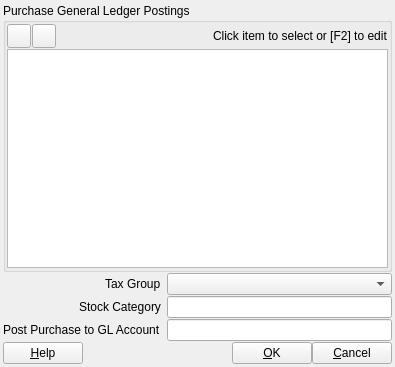
<?xml version="1.0" encoding="UTF-8"?>
<ui version="4.0">
 <class>ACC_PurchaseGlPostingDialog</class>
 <widget class="QDialog" name="ACC_PurchaseGlPostingDialog">
  <property name="geometry">
   <rect>
    <x>0</x>
    <y>0</y>
    <width>395</width>
    <height>367</height>
   </rect>
  </property>
  <property name="windowTitle">
   <string>Dialog</string>
  </property>
  <layout class="QGridLayout" name="gridLayout_2">
   <property name="leftMargin">
    <number>3</number>
   </property>
   <property name="topMargin">
    <number>3</number>
   </property>
   <property name="rightMargin">
    <number>3</number>
   </property>
   <property name="bottomMargin">
    <number>3</number>
   </property>
   <property name="horizontalSpacing">
    <number>3</number>
   </property>
   <property name="verticalSpacing">
    <number>1</number>
   </property>
   <item row="0" column="0">
    <widget class="QGroupBox" name="groupBox">
     <property name="sizePolicy">
      <sizepolicy hsizetype="Expanding" vsizetype="Expanding">
       <horstretch>0</horstretch>
       <verstretch>0</verstretch>
      </sizepolicy>
     </property>
     <property name="title">
      <string>Purchase General Ledger Postings</string>
     </property>
     <layout class="QGridLayout" name="gridLayout">
      <property name="leftMargin">
       <number>1</number>
      </property>
      <property name="topMargin">
       <number>1</number>
      </property>
      <property name="rightMargin">
       <number>1</number>
      </property>
      <property name="bottomMargin">
       <number>1</number>
      </property>
      <property name="spacing">
       <number>1</number>
      </property>
      <item row="0" column="0">
       <layout class="QHBoxLayout" name="horizontalLayout_2">
        <property name="spacing">
         <number>1</number>
        </property>
        <item>
         <widget class="QToolButton" name="pbAdd">
          <property name="minimumSize">
           <size>
            <width>24</width>
            <height>24</height>
           </size>
          </property>
          <property name="maximumSize">
           <size>
            <width>24</width>
            <height>24</height>
           </size>
          </property>
          <property name="toolTip">
           <string>Add posting</string>
          </property>
          <property name="text">
           <string/>
          </property>
          <property name="icon">
           <iconset resource="../../../db/src/gui/db.qrc">
            <normaloff>:/images/icons/add.png</normaloff>:/images/icons/add.png</iconset>
          </property>
          <property name="iconSize">
           <size>
            <width>16</width>
            <height>16</height>
           </size>
          </property>
         </widget>
        </item>
        <item>
         <widget class="QToolButton" name="pbDelete">
          <property name="minimumSize">
           <size>
            <width>24</width>
            <height>24</height>
           </size>
          </property>
          <property name="maximumSize">
           <size>
            <width>24</width>
            <height>24</height>
           </size>
          </property>
          <property name="toolTip">
           <string>Delete posting</string>
          </property>
          <property name="text">
           <string/>
          </property>
          <property name="icon">
           <iconset>
            <normalon>:/images/icons/delete.png</normalon>
           </iconset>
          </property>
          <property name="iconSize">
           <size>
            <width>16</width>
            <height>16</height>
           </size>
          </property>
         </widget>
        </item>
        <item>
         <spacer name="horizontalSpacer_2">
          <property name="orientation">
           <enum>Qt::Horizontal</enum>
          </property>
          <property name="sizeHint" stdset="0">
           <size>
            <width>40</width>
            <height>20</height>
           </size>
          </property>
         </spacer>
        </item>
        <item>
         <widget class="QLabel" name="lblTvInfo">
          <property name="text">
           <string>Click item to select or [F2] to edit</string>
          </property>
         </widget>
        </item>
       </layout>
      </item>
      <item row="1" column="0">
       <widget class="QTableView" name="tvPostings"/>
      </item>
     </layout>
    </widget>
   </item>
   <item row="1" column="0">
    <layout class="QFormLayout" name="formLayout_2">
     <property name="fieldGrowthPolicy">
      <enum>QFormLayout::AllNonFixedFieldsGrow</enum>
     </property>
     <property name="labelAlignment">
      <set>Qt::AlignRight|Qt::AlignTrailing|Qt::AlignVCenter</set>
     </property>
     <property name="horizontalSpacing">
      <number>6</number>
     </property>
     <property name="verticalSpacing">
      <number>1</number>
     </property>
     <item row="0" column="0">
      <widget class="QLabel" name="label_2">
       <property name="text">
        <string>Tax Group</string>
       </property>
      </widget>
     </item>
     <item row="0" column="1">
      <widget class="QComboBox" name="cbTaxGroup">
       <property name="minimumSize">
        <size>
         <width>150</width>
         <height>0</height>
        </size>
       </property>
       <property name="maximumSize">
        <size>
         <width>250</width>
         <height>16777215</height>
        </size>
       </property>
      </widget>
     </item>
     <item row="1" column="0">
      <widget class="QLabel" name="lblStockCategory">
       <property name="text">
        <string>Stock Category</string>
       </property>
      </widget>
     </item>
     <item row="1" column="1">
      <widget class="RB_IdxLineEdit" name="ileStockCategory"/>
     </item>
     <item row="2" column="0">
      <widget class="QLabel" name="label_13">
       <property name="text">
        <string>Post Purchase to GL Account</string>
       </property>
      </widget>
     </item>
     <item row="2" column="1">
      <layout class="QHBoxLayout" name="horizontalLayout_3">
       <property name="spacing">
        <number>3</number>
       </property>
       <item>
        <widget class="RB_IdxLineEdit" name="ilePurchaseGlAccount"/>
       </item>
      </layout>
     </item>
    </layout>
   </item>
   <item row="2" column="0">
    <layout class="QHBoxLayout" name="horizontalLayout">
     <item>
      <widget class="QPushButton" name="pbHelp">
       <property name="text">
        <string>&amp;Help</string>
       </property>
       <property name="autoDefault">
        <bool>false</bool>
       </property>
      </widget>
     </item>
     <item>
      <spacer name="horizontalSpacer">
       <property name="orientation">
        <enum>Qt::Horizontal</enum>
       </property>
       <property name="sizeHint" stdset="0">
        <size>
         <width>40</width>
         <height>20</height>
        </size>
       </property>
      </spacer>
     </item>
     <item>
      <widget class="QPushButton" name="pbOk">
       <property name="text">
        <string>&amp;OK</string>
       </property>
       <property name="autoDefault">
        <bool>false</bool>
       </property>
      </widget>
     </item>
     <item>
      <widget class="QPushButton" name="pbCancel">
       <property name="text">
        <string>&amp;Cancel</string>
       </property>
       <property name="autoDefault">
        <bool>false</bool>
       </property>
      </widget>
     </item>
    </layout>
   </item>
  </layout>
 </widget>
 <customwidgets>
  <customwidget>
   <class>RB_IdxLineEdit</class>
   <extends>QLineEdit</extends>
   <header>rb_idxlineedit.h</header>
  </customwidget>
 </customwidgets>
 <tabstops>
  <tabstop>tvPostings</tabstop>
  <tabstop>pbAdd</tabstop>
  <tabstop>pbDelete</tabstop>
  <tabstop>cbTaxGroup</tabstop>
  <tabstop>ileStockCategory</tabstop>
  <tabstop>ilePurchaseGlAccount</tabstop>
  <tabstop>pbOk</tabstop>
  <tabstop>pbCancel</tabstop>
  <tabstop>pbHelp</tabstop>
 </tabstops>
 <resources>
  <include location="../../../db/src/gui/db.qrc"/>
 </resources>
 <connections/>
</ui>
